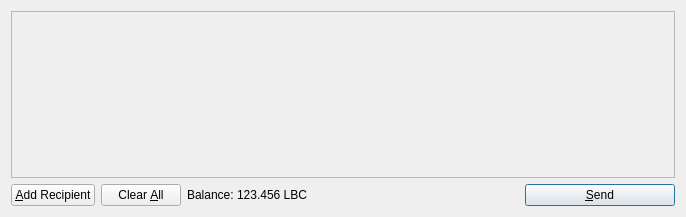
<?xml version="1.0" encoding="UTF-8"?>
<ui version="4.0">
 <class>SendCoinsDialog</class>
 <widget class="QDialog" name="SendCoinsDialog">
  <property name="geometry">
   <rect>
    <x>0</x>
    <y>0</y>
    <width>686</width>
    <height>217</height>
   </rect>
  </property>
  <property name="windowTitle">
   <string>Send Coins</string>
  </property>
  <layout class="QVBoxLayout" name="verticalLayout">
   <item>
    <widget class="QScrollArea" name="scrollArea">
     <property name="widgetResizable">
      <bool>true</bool>
     </property>
     <widget class="QWidget" name="scrollAreaWidgetContents">
      <property name="geometry">
       <rect>
        <x>0</x>
        <y>0</y>
        <width>666</width>
        <height>165</height>
       </rect>
      </property>
      <layout class="QVBoxLayout" name="verticalLayout_2">
       <property name="margin">
        <number>0</number>
       </property>
       <item>
        <layout class="QVBoxLayout" name="entries">
         <property name="spacing">
          <number>6</number>
         </property>
        </layout>
       </item>
       <item>
        <spacer name="verticalSpacer">
         <property name="orientation">
          <enum>Qt::Vertical</enum>
         </property>
         <property name="sizeHint" stdset="0">
          <size>
           <width>20</width>
           <height>40</height>
          </size>
         </property>
        </spacer>
       </item>
      </layout>
     </widget>
    </widget>
   </item>
   <item>
    <layout class="QHBoxLayout" name="horizontalLayout">
     <item>
      <widget class="QPushButton" name="addButton">
       <property name="toolTip">
        <string>Send to multiple recipients at once</string>
       </property>
       <property name="text">
        <string>&amp;Add Recipient</string>
       </property>
       <property name="icon">
        <iconset resource="../bitcoin.qrc">
         <normaloff>:/icons/add</normaloff>:/icons/add</iconset>
       </property>
       <property name="autoDefault">
        <bool>false</bool>
       </property>
      </widget>
     </item>
     <item>
      <widget class="QPushButton" name="clearButton">
       <property name="sizePolicy">
        <sizepolicy hsizetype="Minimum" vsizetype="Fixed">
         <horstretch>0</horstretch>
         <verstretch>0</verstretch>
        </sizepolicy>
       </property>
       <property name="toolTip">
        <string>Remove all transaction fields</string>
       </property>
       <property name="text">
        <string>Clear &amp;All</string>
       </property>
       <property name="icon">
        <iconset resource="../bitcoin.qrc">
         <normaloff>:/icons/remove</normaloff>:/icons/remove</iconset>
       </property>
       <property name="autoRepeatDelay">
        <number>300</number>
       </property>
       <property name="autoDefault">
        <bool>false</bool>
       </property>
      </widget>
     </item>
     <item>
      <layout class="QHBoxLayout" name="horizontalLayout_2">
       <property name="spacing">
        <number>3</number>
       </property>
       <item>
        <widget class="QLabel" name="label">
         <property name="text">
          <string>Balance:</string>
         </property>
        </widget>
       </item>
       <item>
        <widget class="QLabel" name="labelBalance">
         <property name="cursor">
          <cursorShape>IBeamCursor</cursorShape>
         </property>
         <property name="text">
          <string>123.456 LBC</string>
         </property>
         <property name="textInteractionFlags">
          <set>Qt::LinksAccessibleByMouse|Qt::TextSelectableByKeyboard|Qt::TextSelectableByMouse</set>
         </property>
        </widget>
       </item>
      </layout>
     </item>
     <item>
      <spacer name="horizontalSpacer">
       <property name="orientation">
        <enum>Qt::Horizontal</enum>
       </property>
       <property name="sizeHint" stdset="0">
        <size>
         <width>40</width>
         <height>20</height>
        </size>
       </property>
      </spacer>
     </item>
     <item>
      <widget class="QPushButton" name="sendButton">
       <property name="minimumSize">
        <size>
         <width>150</width>
         <height>0</height>
        </size>
       </property>
       <property name="toolTip">
        <string>Confirm the send action</string>
       </property>
       <property name="text">
        <string>&amp;Send</string>
       </property>
       <property name="icon">
        <iconset resource="../bitcoin.qrc">
         <normaloff>:/icons/send</normaloff>:/icons/send</iconset>
       </property>
       <property name="default">
        <bool>true</bool>
       </property>
      </widget>
     </item>
    </layout>
   </item>
  </layout>
 </widget>
 <resources>
  <include location="../bitcoin.qrc"/>
 </resources>
 <connections/>
</ui>
